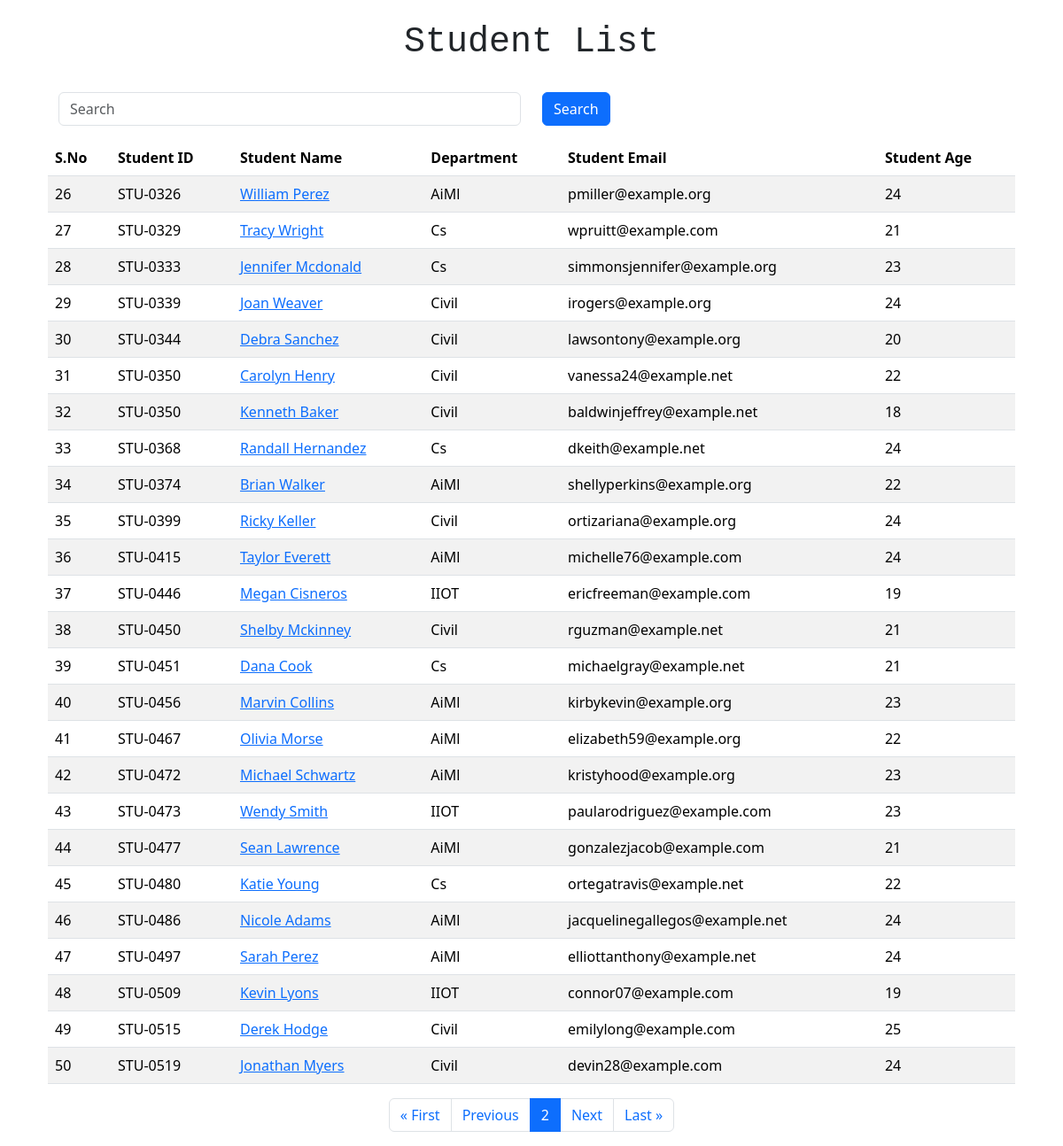
The app's page /student/?page=2 with its own data.
### home/models.py (models this page shows, shortened)
class Student(models.Model):
    department = models.ForeignKey(Department, related_name = "depart", on_delete = models.CASCADE)
    student_id = models.OneToOneField(StudentID, related_name ="studentid", on_delete = models.CASCADE)
    student_name = models.CharField(max_length = 100)
    student_email = models.EmailField(unique = True)
    student_age = models.IntegerField(default = 18)
    student_address = models.TextField()
    class Meta :
        ordering = ["student_id"]
        verbose_name =  "student"

class StudentID(models.Model):
    student_id = models.CharField(max_length=100)
    def __str__(self):
        return self.student_id
    class Meta:
        ordering = ["student_id"]

class Department(models.Model):
    department = models.CharField(max_length=200)
    def __str__(self):
        return self.department
    class Meta :
        ordering = ["department"]

### home/views.py (the view)
# urls.py: path("student/", get_student, name="get_student"),
def get_student(request):
    queryset = Student.objects.all()
    if request.GET.get("search"):
        search = request.GET.get("search")
        queryset = queryset.filter(
            Q(student_name__icontains = search) | Q(department__department__icontains = search) |
            Q(student_id__student_id__icontains = search)
        )
    paginator = Paginator(queryset, 25)  # Show 25 contacts per page.
    page_number = request.GET.get("page")
    queryset = paginator.get_page(page_number)
    return render(request,"report/student.html", {"student": queryset} )

### home/templates/report/student.html (shortened to what this page needs)
{% extends "layout.html" %} {% block start%}
<div class="container">
    <div class="container">
        <div class="container text-center p-4" style="font-family:monospace;font-weight:bold">
            <h1>Student List</h1>
        </div>
        <div class="container">
            <div class="row">
                <div class="col-lg-6">
                    <form class="">
                        <div class="mb-3">
                            <input type="text" name="search" placeholder="Search" class="form-control">
                        </div>
                </div>
                <div class="col-lg-6">
                    <button type="submit" class="btn btn-primary">Search</button>
                </div>
            </div>
        </div>
        <table class="table table-striped table-hover">
            <thead>
                <tr>
                    <th scope="col ">S.No</th>
                    <th scope="col ">Student ID</th>
                    <th scope="col ">Student Name</th>
                    <th scope="col ">Department</th>
                    <th scope="col ">Student Email</th>
                    <th scope="col ">Student Age</th>
                </tr>
            </thead>
            <tbody>
                {% for students in student%}
                <tr>
                    <td>{{ forloop.counter0 | add:student.start_index }}</td>
                    <td>{{students.student_id}}</td>
                    <td><a href="{% url 'student_marks' students.student_name %}">{{students.student_name}}</a></td>
                    <td>{{students.department}}</td>
                    <td>{{students.student_email}}</td>
                    <td>{{students.student_age}}</td>
                </tr>
                {%endfor%}
            </tbody>
        </table>
    </div>
    <div class="container d-flex justify-content-center">
        <nav aria-label="Page navigation example">
            <ul class="pagination">
                {% if student.has_previous %}
                <li class="page-item"><a class="page-link" href="?page=1">&laquo; First</a></li>
                <li class="page-item"><a class="page-link" href="?page={{ student.previous_page_number }}">Previous</a></li>
                {% else %}
                <li class="page-item disabled"><span class="page-link">&laquo; First</span></li>
                <li class="page-item disabled"><span class="page-link">Previous</span></li>
                {% endif %}
                <li class="page-item active" aria-current="page"><span class="page-link">{{ student.number }}</span></li>
                {% if student.has_next %}
                <li class="page-item"><a class="page-link" href="?page={{ student.next_page_number }}">Next</a></li>
                <li class="page-item"><a class="page-link" href="?page={{ student.paginator.num_pages }}">Last &raquo;</a></li>
                {% else %}
                <li class="page-item disabled"><span class="page-link">Next</span></li>
                <li class="page-item disabled"><span class="page-link">Last &raquo;</span></li>
                {% endif %}
            </ul>
        </nav>
    </div>
</div>
{% endblock %}

### records on screen
Student: student_id "STU-0326", student_name "William Perez", department "AiMl", student_email "pmiller@example.org", student_age "24"
Student: student_id "STU-0329", student_name "Tracy Wright", department "Cs", student_email "wpruitt@example.com", student_age "21"
Student: student_id "STU-0333", student_name "Jennifer Mcdonald", department "Cs", student_email "simmonsjennifer@example.org", student_age "23"
Student: student_id "STU-0339", student_name "Joan Weaver", department "Civil", student_email "irogers@example.org", student_age "24"
Student: student_id "STU-0344", student_name "Debra Sanchez", department "Civil", student_email "lawsontony@example.org", student_age "20"
Student: student_id "STU-0350", student_name "Carolyn Henry", department "Civil", student_email "vanessa24@example.net", student_age "22"
Student: student_id "STU-0350", student_name "Kenneth Baker", department "Civil", student_email "baldwinjeffrey@example.net", student_age "18"
Student: student_id "STU-0368", student_name "Randall Hernandez", department "Cs", student_email "dkeith@example.net", student_age "24"
Student: student_id "STU-0374", student_name "Brian Walker", department "AiMl", student_email "shellyperkins@example.org", student_age "22"
Student: student_id "STU-0399", student_name "Ricky Keller", department "Civil", student_email "ortizariana@example.org", student_age "24"
Student: student_id "STU-0415", student_name "Taylor Everett", department "AiMl", student_email "michelle76@example.com", student_age "24"
Student: student_id "STU-0446", student_name "Megan Cisneros", department "IIOT", student_email "ericfreeman@example.com", student_age "19"
Student: student_id "STU-0450", student_name "Shelby Mckinney", department "Civil", student_email "rguzman@example.net", student_age "21"
Student: student_id "STU-0451", student_name "Dana Cook", department "Cs", student_email "michaelgray@example.net", student_age "21"
Student: student_id "STU-0456", student_name "Marvin Collins", department "AiMl", student_email "kirbykevin@example.org", student_age "23"
Student: student_id "STU-0467", student_name "Olivia Morse", department "AiMl", student_email "elizabeth59@example.org", student_age "22"
Student: student_id "STU-0472", student_name "Michael Schwartz", department "AiMl", student_email "kristyhood@example.org", student_age "23"
Student: student_id "STU-0473", student_name "Wendy Smith", department "IIOT", student_email "paularodriguez@example.com", student_age "23"
Student: student_id "STU-0477", student_name "Sean Lawrence", department "AiMl", student_email "gonzalezjacob@example.com", student_age "21"
Student: student_id "STU-0480", student_name "Katie Young", department "Cs", student_email "ortegatravis@example.net", student_age "22"
Student: student_id "STU-0486", student_name "Nicole Adams", department "AiMl", student_email "jacquelinegallegos@example.net", student_age "24"
Student: student_id "STU-0497", student_name "Sarah Perez", department "AiMl", student_email "elliottanthony@example.net", student_age "24"
Student: student_id "STU-0509", student_name "Kevin Lyons", department "IIOT", student_email "connor07@example.com", student_age "19"
Student: student_id "STU-0515", student_name "Derek Hodge", department "Civil", student_email "emilylong@example.com", student_age "25"
Student: student_id "STU-0519", student_name "Jonathan Myers", department "Civil", student_email "devin28@example.com", student_age "24"

### other values on screen
{{ student.number }} "2"
